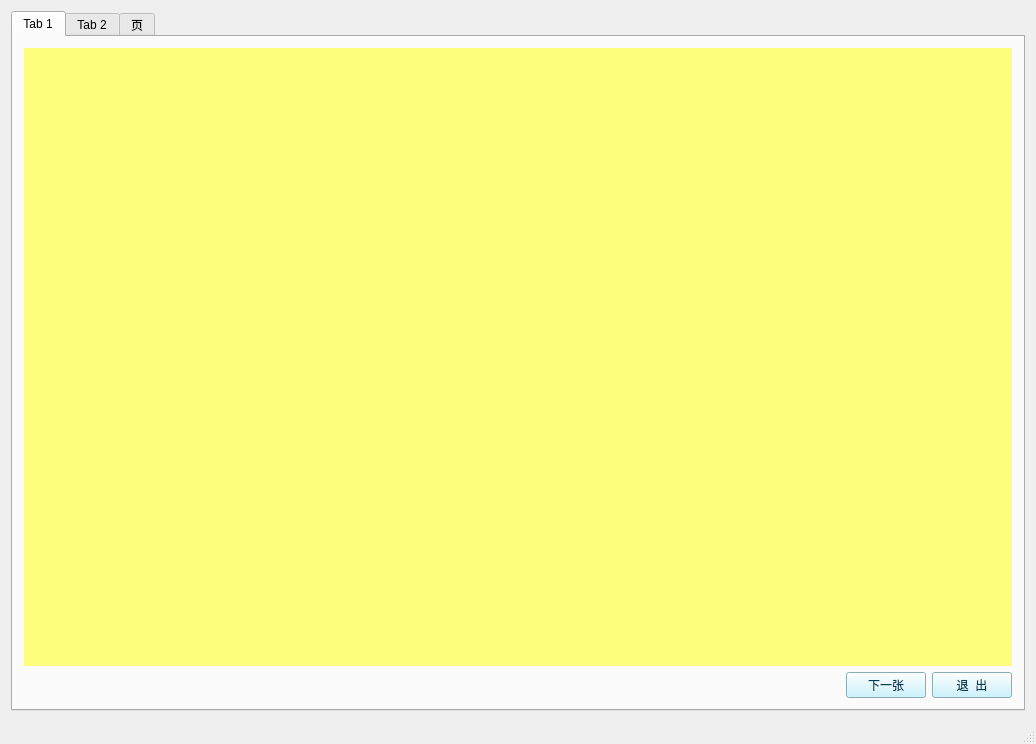
<?xml version="1.0" encoding="UTF-8"?>
<ui version="4.0">
 <class>MainWindow</class>
 <widget class="QMainWindow" name="MainWindow">
  <property name="geometry">
   <rect>
    <x>0</x>
    <y>0</y>
    <width>1036</width>
    <height>744</height>
   </rect>
  </property>
  <property name="windowTitle">
   <string>MainWindow</string>
  </property>
  <widget class="QWidget" name="centralWidget">
   <layout class="QGridLayout" name="gridLayout">
    <item row="0" column="0">
     <widget class="QTabWidget" name="TabWidget">
      <property name="currentIndex">
       <number>0</number>
      </property>
      <widget class="QWidget" name="tab">
       <attribute name="title">
        <string>Tab 1</string>
       </attribute>
       <layout class="QGridLayout" name="gridLayout_2">
        <item row="0" column="0">
         <widget class="QLabel" name="PlayLabel">
          <property name="minimumSize">
           <size>
            <width>800</width>
            <height>480</height>
           </size>
          </property>
          <property name="styleSheet">
           <string notr="true">background-color: rgb(255, 255, 127);
background-image: url(:/new/background/03 pokebiome.gif);</string>
          </property>
          <property name="text">
           <string/>
          </property>
         </widget>
        </item>
        <item row="1" column="0">
         <layout class="QHBoxLayout" name="horizontalLayout_2">
          <item>
           <spacer name="horizontalSpacer">
            <property name="orientation">
             <enum>Qt::Horizontal</enum>
            </property>
            <property name="sizeHint" stdset="0">
             <size>
              <width>40</width>
              <height>20</height>
             </size>
            </property>
           </spacer>
          </item>
          <item>
           <layout class="QHBoxLayout" name="horizontalLayout">
            <item>
             <widget class="QPushButton" name="ChangeButton">
              <property name="styleSheet">
               <string notr="true">QPushButton
{
	font: 75 11pt &quot;微软雅黑&quot;;
	background-color: rgb(189, 241, 255);
	color: rgb(7, 60, 85);
}
QPushButton:hover 
{
   	data-balloon=&quot;Whats up!&quot; ;
	data-balloon-pos=&quot;left&quot;;
	background-color: rgb(194, 255, 210);
}
QPushButton:pressed
{
	background-color: rgb(201, 196, 255);
}</string>
              </property>
              <property name="text">
               <string>下一张</string>
              </property>
             </widget>
            </item>
            <item>
             <widget class="QPushButton" name="QuitButton">
              <property name="styleSheet">
               <string notr="true">QPushButton
{
	font: 75 11pt &quot;微软雅黑&quot;;
	background-color: rgb(189, 241, 255);
	color: rgb(7, 60, 85);
}
QPushButton:hover 
{
   	data-balloon=&quot;Whats up!&quot; ;
	data-balloon-pos=&quot;left&quot;;
	background-color: rgb(194, 255, 210);
}
QPushButton:pressed
{
	background-color: rgb(201, 196, 255);
}</string>
              </property>
              <property name="text">
               <string>退  出</string>
              </property>
             </widget>
            </item>
           </layout>
          </item>
         </layout>
        </item>
       </layout>
      </widget>
      <widget class="QWidget" name="tab_2">
       <attribute name="title">
        <string>Tab 2</string>
       </attribute>
       <widget class="QRadioButton" name="radioButton">
        <property name="geometry">
         <rect>
          <x>50</x>
          <y>50</y>
          <width>89</width>
          <height>16</height>
         </rect>
        </property>
        <property name="text">
         <string>RadioButton</string>
        </property>
       </widget>
       <widget class="QRadioButton" name="radioButton_2">
        <property name="geometry">
         <rect>
          <x>50</x>
          <y>100</y>
          <width>89</width>
          <height>16</height>
         </rect>
        </property>
        <property name="text">
         <string>RadioButton</string>
        </property>
       </widget>
      </widget>
      <widget class="QWidget" name="tab_3">
       <attribute name="title">
        <string>页</string>
       </attribute>
      </widget>
     </widget>
    </item>
   </layout>
   <zorder></zorder>
   <zorder>QuitButton</zorder>
   <zorder>ChangeButton</zorder>
   <zorder>radioButton</zorder>
   <zorder>radioButton_2</zorder>
   <zorder>radioButton_3</zorder>
   <zorder>radioButton_4</zorder>
   <zorder>radioButton_5</zorder>
   <zorder>radioButton_6</zorder>
   <zorder>verticalSpacer</zorder>
   <zorder>verticalSpacer_2</zorder>
   <zorder>horizontalSpacer</zorder>
   <zorder>ChangeButton</zorder>
   <zorder>ChangeButton</zorder>
   <zorder>pushButton</zorder>
   <zorder>pushButton_2</zorder>
   <zorder>pushButton</zorder>
   <zorder>TabWidget</zorder>
  </widget>
  <widget class="QMenuBar" name="menuBar">
   <property name="geometry">
    <rect>
     <x>0</x>
     <y>0</y>
     <width>1036</width>
     <height>23</height>
    </rect>
   </property>
  </widget>
  <widget class="QStatusBar" name="statusBar"/>
 </widget>
 <layoutdefault spacing="6" margin="11"/>
 <resources/>
 <connections/>
</ui>
